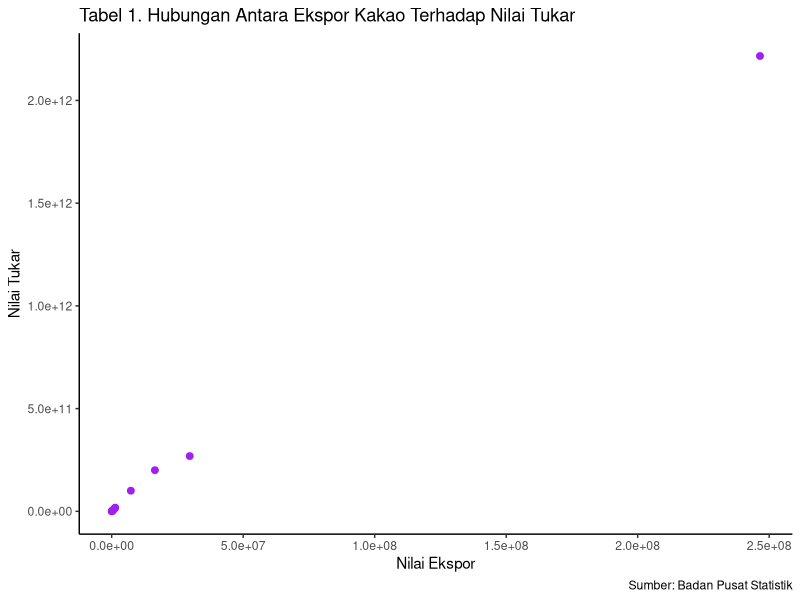

Generate this figure with R:
## ---- chunk 1
#| label: fig-mpg
#| fig-cap: "Hubungan Antara Ekspor Kakao Terhadap Nilai Tukar"
library(tidyverse)
library(readxl)
dat<-read_excel ('Nilai Kurs Kakao.xlsx')
library(ggplot2)
ggplot(data=dat, aes(x=X, y=Y))+
  geom_point(color='purple', size=2)+
  labs(title="Tabel 1. Hubungan Antara Ekspor Kakao Terhadap Nilai Tukar",
       x="Nilai Ekspor",
       y="Nilai Tukar",
       caption = "Sumber: Badan Pusat Statistik") +
  theme_classic()
## ---- chunk 2
library(readxl)
dat<-read_excel("Nilai Kurs Kakao.xlsx")
reg<-lm(Y~X,data=dat)
summary(reg)
